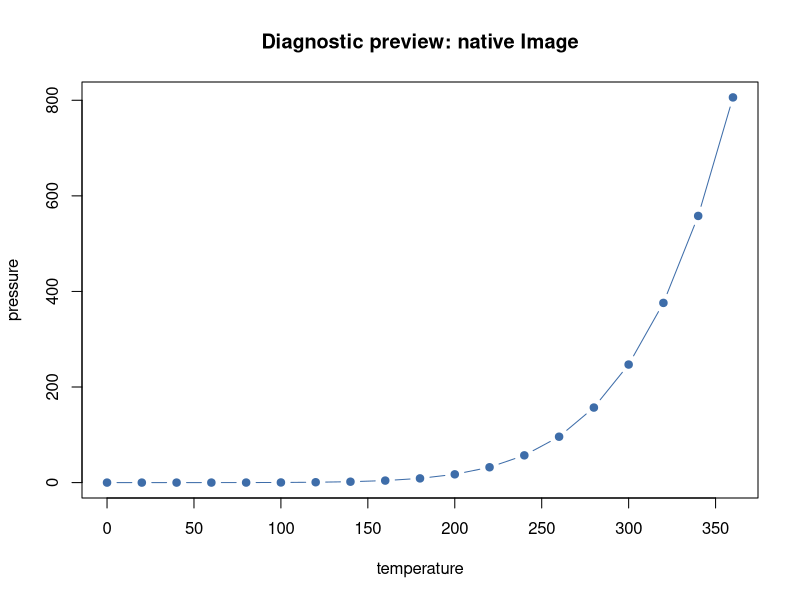

Source code (R): (Note: this script raises an error after producing the figure.)
# Rj/Rjp diagnostic preview. Try with Embedded and System R.
# Successful Load and Service operations are silent, as in Pj.
# Choose one CASE below, then Run. Errors stay in Results for inspection.
# success: two figures; runtime: error here; nested: error inside a function;
# service: first load 06_service.R with Service... and confirm replacement.
# For a syntax error, uncomment the last line (then restore it before other tests).
CASE <- "success"

if (CASE == "success") {
    cat("Diagnostic preview: successful execution.\n")
    plot(pressure, type="b", pch=19, col="#3e6da9",
         main="Diagnostic preview: native Image")
    mzrjShowSvg(function() plot(pressure, type="b", col="#3e6da9"),
              width=640, height=360, name="diagnostic_svg")
}
if (CASE == "runtime") {
    stop("Runtime probe: caf\u00e9\nThe second line must also remain visible.")
}
if (CASE == "nested") {
    inner <- function() {
        stop("Error inside the inner function.")
    }
    outer <- function() inner()
    outer()
}
if (CASE == "service") {
    mzrjServiceProbe()
}
# SYNTAX_PROBE <- )
